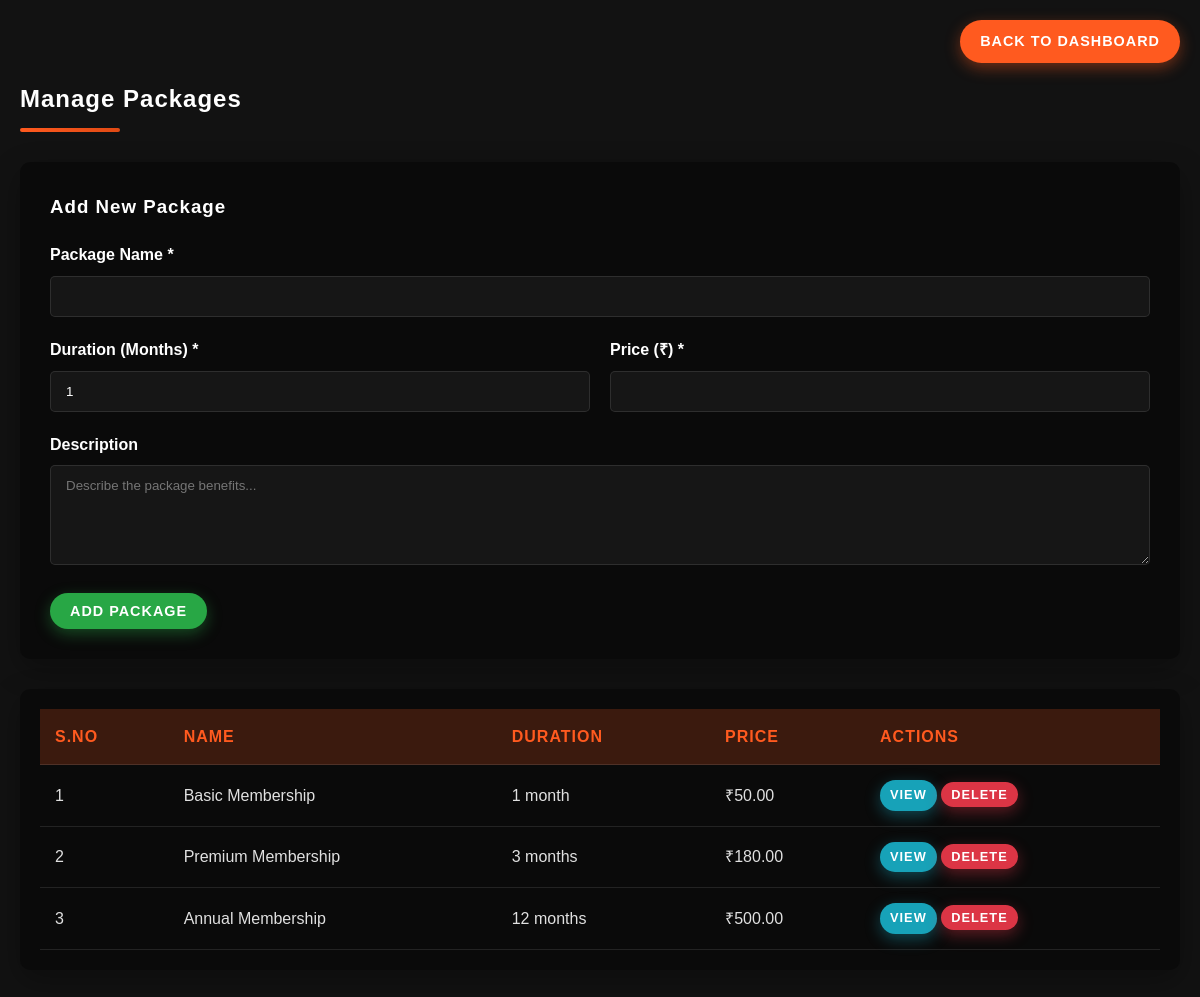
Screenshot of /admin/packages.php (signed in) with the database file from the repository.
### tables this page shows
CREATE TABLE `packages` (
  `package_id` int(11) NOT NULL,
  `name` varchar(100) NOT NULL,
  `description` text DEFAULT NULL,
  `duration_months` int(11) NOT NULL,
  `price` decimal(10,2) NOT NULL,
  `features` text DEFAULT NULL
);

### admin/packages.php (the view, shortened to what this page needs)
<?php
require_once($_SERVER['DOCUMENT_ROOT'] . '/crossfit/includes/auth.php');
$packages = $conn->query("SELECT * FROM packages ORDER BY price")->fetchAll();
?>
<!DOCTYPE html>
<html lang="en">
<head>
</head>
<body>
    <div class="header-buttons">
        <a href="dashboard.php" class="btn">Back to Dashboard</a>
    </div>
    <h2 class="page-header">Manage Packages</h2>
    <div class="form-container">
        <h3><i class="bi bi-plus-circle"></i> Add New Package</h3>
        <form method="POST" id="addPackageForm">
            <div class="form-group">
                <label for="name" class="form-label">Package Name *</label>
                <input type="text" class="form-control" id="name" name="name"
                       value="<?= htmlspecialchars($_POST['name'] ?? '') ?>" required>
            </div>
            <div style="display: grid; grid-template-columns: 1fr 1fr; gap: 20px;">
                <div class="form-group">
                    <label for="duration_months" class="form-label">Duration (Months) *</label>
                    <input type="number" class="form-control" id="duration_months" name="duration_months"
                           min="1" max="36" value="<?= htmlspecialchars($_POST['duration_months'] ?? '1') ?>" required>
                </div>
                <div class="form-group">
                    <label for="price" class="form-label">Price (₹) *</label>
                    <input type="number" class="form-control" id="price" name="price"
                           min="0" step="0.01" value="<?= htmlspecialchars($_POST['price'] ?? '') ?>" required>
                </div>
            </div>
            <div class="form-group">
                <label for="description" class="form-label">Description</label>
                <textarea class="form-control" id="description" name="description"
                          placeholder="Describe the package benefits..."><?= htmlspecialchars($_POST['description'] ?? '') ?></textarea>
            </div>
            <button type="submit" name="add_package" class="btn btn-success">
                <i class="bi bi-plus-circle"></i> Add Package
            </button>
        </form>
    </div>
    <div class="table-responsive">
        <table>
            <thead>
                <tr>
                    <th>S.No</th>
                    <th>Name</th>
                    <th>Duration</th>
                    <th>Price</th>
                    <th>Actions</th>
                </tr>
            </thead>
            <tbody>
                <?php $counter = 1; ?>
                <?php foreach($packages as $package): ?>
                <tr>
                    <td><?= $counter ?></td>
                    <td><?= htmlspecialchars($package['name']) ?></td>
                    <td><?= $package['duration_months'] ?> month<?= $package['duration_months'] > 1 ? 's' : '' ?></td>
                    <td>₹<?= number_format($package['price'], 2) ?></td>
                    <td>
                        <a href="?view_id=<?= $package['package_id'] ?>" class="btn btn-info btn-sm">View</a>
                        <form action="" method="POST" style="display:inline;">
                            <button type="submit" class="btn btn-danger btn-sm" onclick="return confirm('Are you sure you want to delete this package?')">Delete</button>
                        </form>
                    </td>
                </tr>
                <?php $counter++; ?>
                <?php endforeach; ?>
            </tbody>
        </table>
    </div>
</body>
</html>

### rows the page displays
packages: name "Basic Membership", duration_months "1", price "50.00"
packages: name "Premium Membership", duration_months "3", price "180.00"
packages: name "Annual Membership", duration_months "12", price "500.00"
